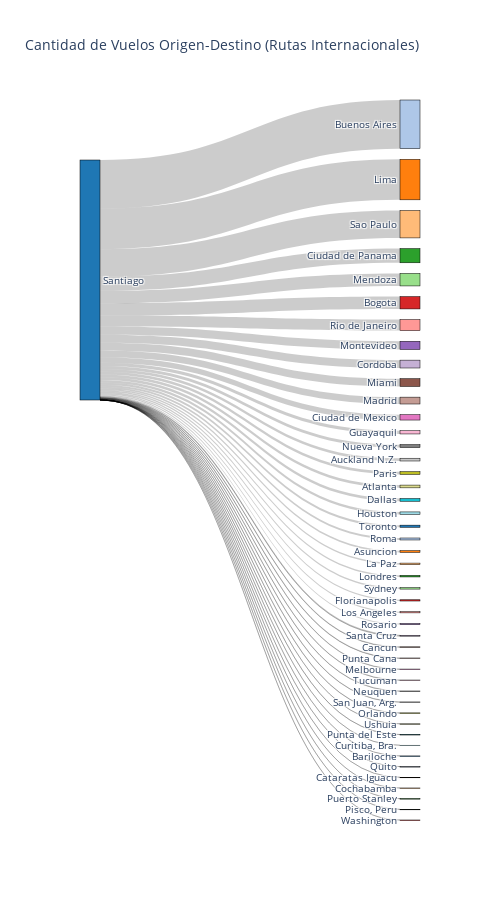

The code cell stored with this chart in its notebook:
### Markdown cell above
##### Comentarios:
* Todos los vuelos nacionales tienen como Origen la Ciudad de Santiago
* Las ciudades con mayor cantidad de vuelos son Antofagasta, con 5786 vuelos (15.65% de los vuelos nacionales); y Calama con 5146 vuelos (13.92% de los vuelos nacionales)

### Code cell
dfsi = df[['SIGLAORI','SIGLADES','Fecha-I']][df.TIPOVUELO=='I'].groupby(['SIGLAORI','SIGLADES'])[['Fecha-I']].count().reset_index().rename(columns={'Fecha-I':'vuelos_qty'}).sort_values('vuelos_qty',ascending=False).reset_index(drop=True)
dfsi['vuel_p'] = dfsi.vuelos_qty/dfsi.vuelos_qty.sum()*100

lab_i=dfsi.SIGLAORI.unique().tolist()+dfsi.SIGLADES.unique().tolist()
position_list_i = [*range(0,len(dfsi.SIGLAORI.unique().tolist()+dfsi.SIGLADES.unique().tolist()))]
sou_i = [lab_i.index(x) for x in dfsi.SIGLAORI]
dest_i = [lab_i.index(x) for x in dfsi.SIGLADES]
pal_i = sns.color_palette('tab20').as_hex()*4
color_i = [str(pal_i[x]) for x in range(0,len(lab_i))]

fig = go.Figure(data=[go.Sankey(
  valueformat = ".0f",
  valuesuffix = " vuelos",
    node = dict(
      pad = 15,
      thickness = 20,
      line = dict(color = "black", width = 0.5),
      label = lab_i,
      color = color_i
    ),
    link = dict(
      source = sou_i, # indices correspond to labels, eg A1, A2, A1, B1, ...
      target = dest_i,
      value = dfsi.vuelos_qty.values.tolist(),
      customdata = dfsi.vuel_p.values.tolist(),
      hovertemplate="%{customdata:.2f} %"
  ))])

fig.update_layout(title_text="Cantidad de Vuelos Origen-Destino (Rutas Internacionales)", font_size=10,width=500, height=900)
fig.show()

### Figure 1 — Plotly figure (JSON) as saved in the notebook; plotly's stock layout.template omitted (floating-point values rounded to 4 significant figures)
{"data": [{"link": {"customdata": [20.28, 16.87, 11.42, 5.922, 5.202, 5.134, 4.593, 3.412, 3.275, 3.252, 2.862, 2.241, 1.351, 1.223, 1.156, 1.149, 1.146, 1.143, 1.069, 0.9059, 0.8291, 0.7426, 0.669, 0.6562, 0.621, 0.5186, 0.4962, 0.4353, 0.3841, 0.2017, 0.1729, 0.1248, 0.1216, 0.1184, 0.112, 0.1088, 0.01921, 0.01921, 0.009603, 0.006402, 0.006402, 0.006402, 0.003201, 0.003201, 0.003201, 0.003201], "hovertemplate": "%{customdata:.2f} %", "source": [0, 0, 0, 0, 0, 0, 0, 0, 0, 0, 0, 0, 0, 0, 0, 0, 0, 0, 0, 0, 0, 0, 0, 0, 0, 0, 0, 0, 0, 0, 0, 0, 0, 0, 0, 0, 0, 0, 0, 0, 0, 0, 0, 0, 0, 0], "target": [1, 2, 3, 4, 5, 6, 7, 8, 9, 10, 11, 12, 13, 14, 15, 16, 17, 18, 19, 20, 21, 22, 23, 24, 25, 26, 27, 28, 29, 30, 31, 32, 33, 34, 35, 36, 37, 38, 39, 40, 41, 42, 43, 44, 45, 46], "value": [6335, 5270, 3569, 1850, 1625, 1604, 1435, 1066, 1023, 1016, 894, 700, 422, 382, 361, 359, 358, 357, 334, 283, 259, 232, 209, 205, 194, 162, 155, 136, 120, 63, 54, 39, 38, 37, 35, 34, 6, 6, 3, 2, 2, 2, 1, 1, 1, 1]}, "node": {"color": ["#1f77b4", "#aec7e8", "#ff7f0e", "#ffbb78", "#2ca02c", "#98df8a", "#d62728", "#ff9896", "#9467bd", "#c5b0d5", "#8c564b", "#c49c94", "#e377c2", "#f7b6d2", "#7f7f7f", "#c7c7c7", "#bcbd22", "#dbdb8d", "#17becf", "#9edae5", "#1f77b4", "#aec7e8", "#ff7f0e", "#ffbb78", "#2ca02c", "#98df8a", "#d62728", "#ff9896", "#9467bd", "#c5b0d5", "#8c564b", "#c49c94", "#e377c2", "#f7b6d2", "#7f7f7f", "#c7c7c7", "#bcbd22", "#dbdb8d", "#17becf", "#9edae5", "#1f77b4", "#aec7e8", "#ff7f0e", "#ffbb78", "#2ca02c", "#98df8a", "#d62728"], "label": ["Santiago", "Buenos Aires", "Lima", "Sao Paulo", "Ciudad de Panama", "Mendoza", "Bogota", "Rio de Janeiro", "Montevideo", "Cordoba", "Miami", "Madrid", "Ciudad de Mexico", "Guayaquil", "Nueva York", "Auckland N.Z.", "Paris", "Atlanta", "Dallas", "Houston", "Toronto", "Roma", "Asuncion", "La Paz", "Londres", "Sydney", "Florianapolis", "Los Angeles", "Rosario", "Santa Cruz", "Cancun", "Punta Cana", "Melbourne", "Tucuman", "Neuquen", "San Juan, Arg.", "Orlando", "Ushuia", "Punta del Este", "Curitiba, Bra.", "Bariloche", "Quito", "Cataratas Iguacu", "Cochabamba", "Puerto Stanley", "Pisco, Peru", "Washington"], "line": {"color": "black", "width": 0.5}, "pad": 15, "thickness": 20}, "type": "sankey", "valueformat": ".0f", "valuesuffix": " vuelos"}], "layout": {"font": {"size": 10}, "height": 900, "title": {"text": "Cantidad de Vuelos Origen-Destino (Rutas Internacionales)"}, "width": 500}}
